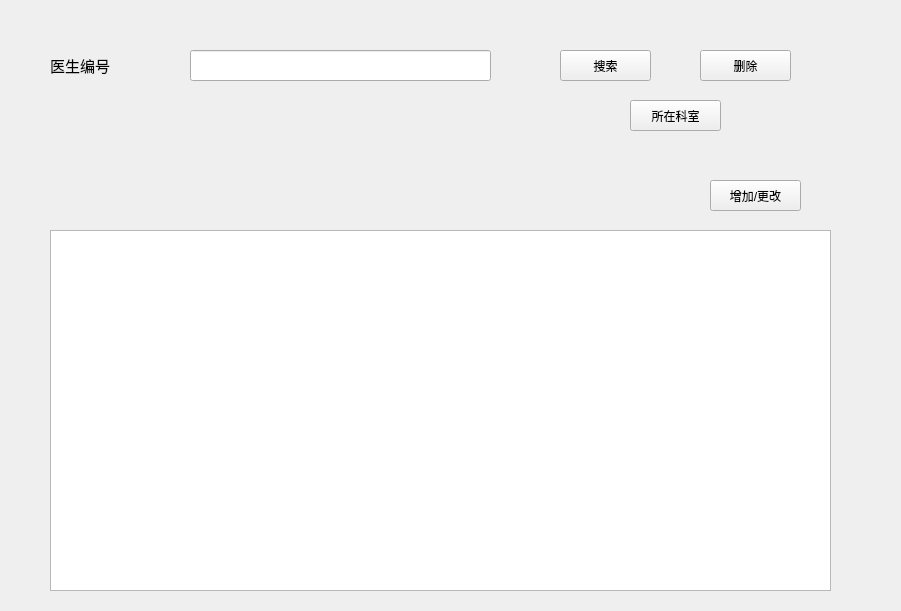
<?xml version="1.0" encoding="UTF-8"?>
<ui version="4.0">
 <class>doct</class>
 <widget class="QWidget" name="doct">
  <property name="geometry">
   <rect>
    <x>0</x>
    <y>0</y>
    <width>901</width>
    <height>611</height>
   </rect>
  </property>
  <property name="windowTitle">
   <string>Form</string>
  </property>
  <property name="styleSheet">
   <string notr="true"/>
  </property>
  <widget class="QPushButton" name="search">
   <property name="geometry">
    <rect>
     <x>560</x>
     <y>50</y>
     <width>91</width>
     <height>31</height>
    </rect>
   </property>
   <property name="text">
    <string>搜索</string>
   </property>
  </widget>
  <widget class="QPushButton" name="delete_2">
   <property name="geometry">
    <rect>
     <x>700</x>
     <y>50</y>
     <width>91</width>
     <height>31</height>
    </rect>
   </property>
   <property name="text">
    <string>删除</string>
   </property>
  </widget>
  <widget class="QPushButton" name="modify">
   <property name="geometry">
    <rect>
     <x>710</x>
     <y>180</y>
     <width>91</width>
     <height>31</height>
    </rect>
   </property>
   <property name="text">
    <string>增加/更改</string>
   </property>
  </widget>
  <widget class="QTableWidget" name="tableWidget">
   <property name="geometry">
    <rect>
     <x>50</x>
     <y>230</y>
     <width>781</width>
     <height>361</height>
    </rect>
   </property>
   <property name="sizePolicy">
    <sizepolicy hsizetype="Fixed" vsizetype="Expanding">
     <horstretch>0</horstretch>
     <verstretch>0</verstretch>
    </sizepolicy>
   </property>
   <property name="styleSheet">
    <string notr="true"/>
   </property>
  </widget>
  <widget class="QLineEdit" name="lineEdit">
   <property name="geometry">
    <rect>
     <x>190</x>
     <y>50</y>
     <width>301</width>
     <height>31</height>
    </rect>
   </property>
  </widget>
  <widget class="QLabel" name="label_3">
   <property name="geometry">
    <rect>
     <x>50</x>
     <y>40</y>
     <width>101</width>
     <height>51</height>
    </rect>
   </property>
   <property name="font">
    <font>
     <pointsize>11</pointsize>
    </font>
   </property>
   <property name="text">
    <string>医生编号</string>
   </property>
  </widget>
  <widget class="QPushButton" name="search_office">
   <property name="geometry">
    <rect>
     <x>630</x>
     <y>100</y>
     <width>91</width>
     <height>31</height>
    </rect>
   </property>
   <property name="text">
    <string>所在科室</string>
   </property>
  </widget>
 </widget>
 <resources/>
 <connections/>
</ui>
